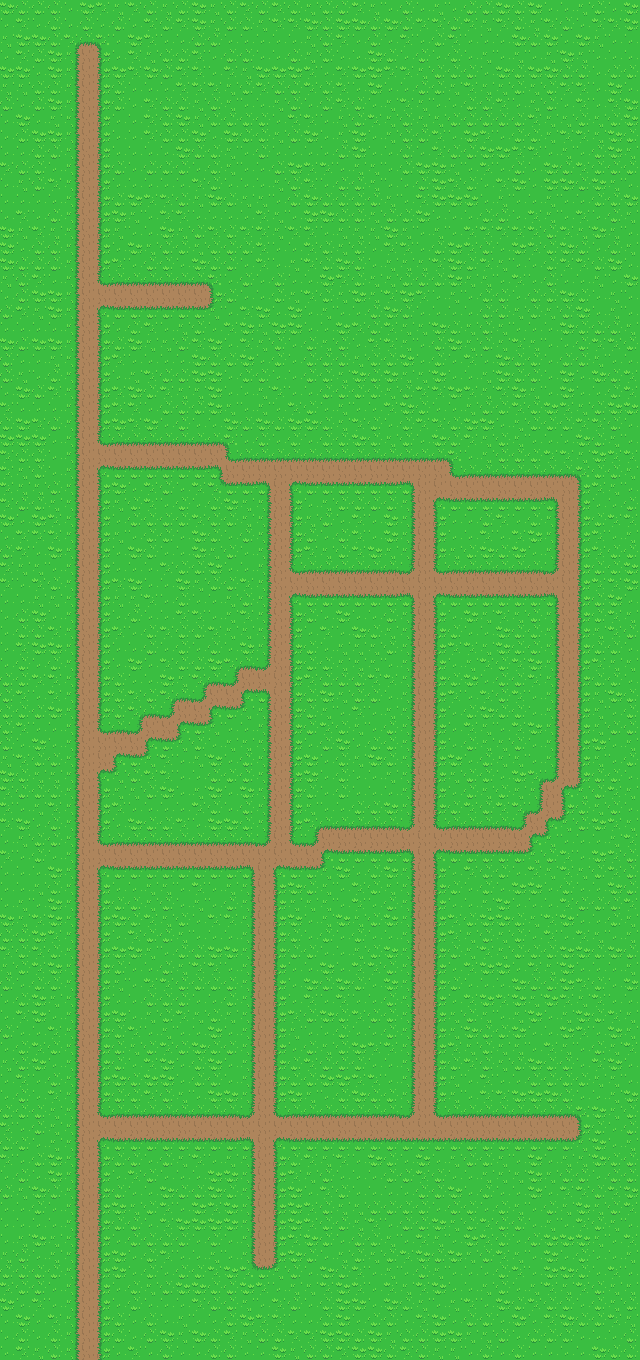

Below is a game level as drawn by its tile map, then a one-line description and the .tmx that defines it (tile-layer data replaced by summaries):
An orthogonal 40x85 tile map with 16x16 px tiles, 1 tile layer (Tile Layer 1).

<map version="1.0.0" orientation="orthogonal" renderorder="left-down" width="40" height="85" tilewidth="16" tileheight="16" nextobjectid="1">
 <tileset firstgid="1" source="../Tileset/Overworld.tsx" />
 <layer name="Tile Layer 1" width="40" height="85">
  <data>[3400 cells, 3400 non-empty, 20 distinct tile ids]</data>
 </layer>
</map>
